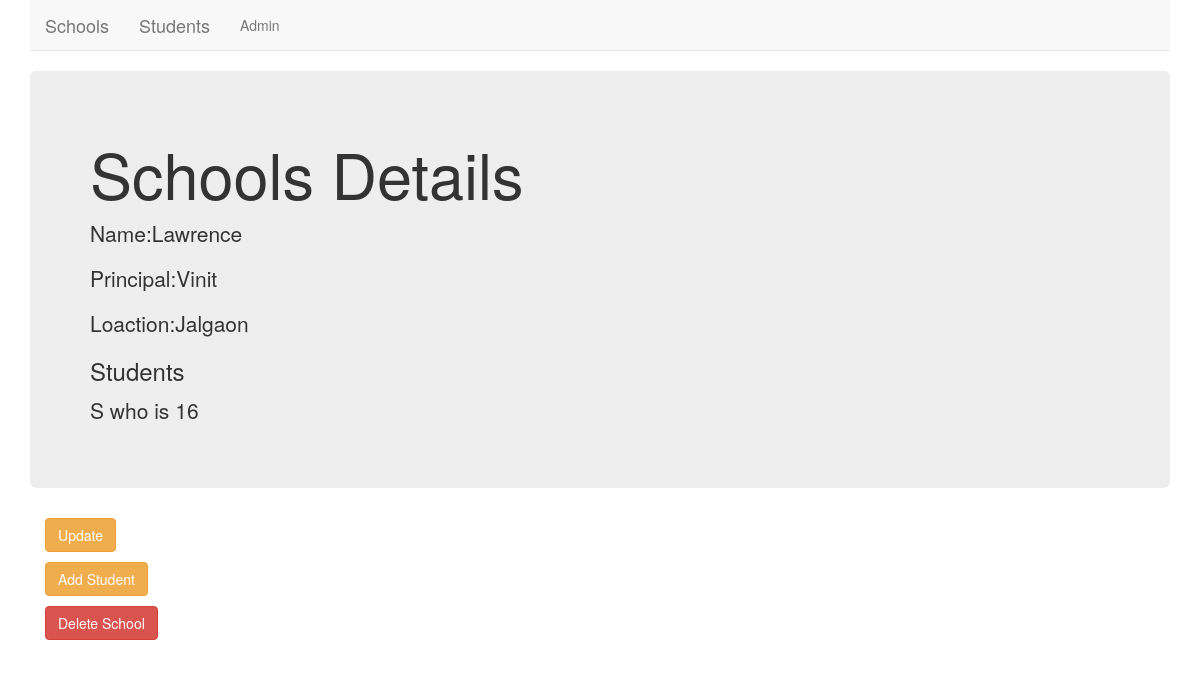
Page /basic/school/1/ on the committed database.
### basic/models.py (models this page shows, shortened)
class School(models.Model):
    name = models.CharField(max_length=256)
    principal = models.CharField(max_length=256)
    location = models.CharField(max_length=256)

class Student(models.Model):
    name = models.CharField(max_length=256)
    age = models.PositiveIntegerField()
    school = models.ForeignKey(School,related_name='students',on_delete=models.CASCADE)

### basic/views.py (the view)
# urls.py: path('school/<int:pk>/',views.SchoolDetailsView.as_view(),name='details'),
class SchoolDetailsView(DetailView):
    context_object_name = 'school_detail'
    model = models.School
    template_name = 'basic/school_details.html'

### basic/templates/basic/school_details.html
{% extends 'base.html' %}
{% block body_block %}
<div class="jumbotron">
    <h1>Schools Details</h1>
    <p>Name:{{school_detail.name}}</p>
    <p>Principal:{{school_detail.principal}}</p>
    <p>Loaction:{{school_detail.location}}</p>
    <h3>Students</h3>
    {% for student in school_detail.students.all %}
        <p>{{student.name}} who is {{student.age}} </p>
    {% endfor %}
</div>
<div class="container">
    <p><a class='btn btn-warning' href='{% url 'basic:update' pk=school_detail.pk %}'>Update</a></p>
</div>
<div class="container">
    <p><a class='btn btn-warning' href='{% url 'basic:addstudent' %}'>Add Student</a></p>
</div>
<div class="container">
    <p><a class='btn btn-danger' href='{% url 'basic:delete' pk=school_detail.pk %}'>Delete School</a></p>
</div>
{% endblock body_block %}

### rows in the picture
School: name "Lawrence", principal "Vinit", location "Jalgaon"
Student: name "S", age "16"
